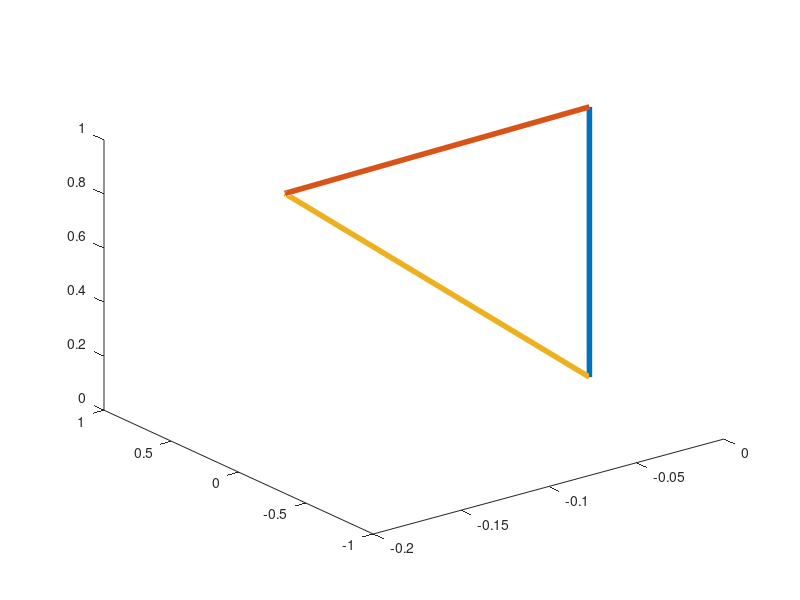

Write MATLAB code to recreate this figure. (Note: this script raises an error after producing the figure.)
close all; clear all; clc;
% building a flat bouncing ball that is rigid
NDIM = 3;

% set angle for cone edges
THETA = 85; % in degrees
THETA_PERT = 5.0;

% initialize arrays
num_nodes = 3;
num_links = 3;
jj = zeros(num_links,1);
kk = zeros(num_links,1);
X = zeros(num_nodes, NDIM);
U = zeros(num_nodes, NDIM);

% set physical parameters
M = ones(num_nodes,1);
M(1:num_nodes) = 5e2*ones(num_nodes,1); % mass of each node
G = 5e3; % magnitude of the gravitational force
Sd = 1e6; % drag force constant

% set numerical parameters
dt = 1e-4;
end_time = 2e-1;
timevec = 0:dt:end_time;

% set positions of nodes around the circumference of the ball
X(1,:) = [0,0,0];
X(2,:) = [cos(THETA*pi/180),0,sin(THETA*pi/180)];
X(3,:) = [-cos(THETA*pi/180),0,sin(THETA*pi/180)];

% perturb initial configuration
PERT = [cos(THETA_PERT*pi/180) 0 -sin(THETA_PERT*pi/180);
        0                      0 0
	sin(THETA_PERT*pi/180) 0 cos(THETA_PERT*pi/180);];
X = (PERT*X')';

% build structure by creating links
jj(1) = 1; kk(1) = 2;
jj(2) = 2; kk(2) = 3;
jj(3) = 3; kk(3) = 1;

% plot initial structure
figure(1);
x = [X(jj,1) X(kk,1)];
y = [X(jj,2) X(kk,2)];
z = [X(jj,3) X(kk,3)];
plot3(x',y',z','linewidth',4)

% make a gravitational force
F_gravity = zeros(num_nodes, NDIM);
F_gravity(:,1) = 0;
F_gravity(:,2) = 0;
F_gravity(:,3) = -G.*M; 

% initialize the position of the center of mass
Xcm = (sum((M.*X))./sum(M))';

% initialize velocity center of mass
Ucm = (sum((M.*U))./sum(M))';

% initialize Xtwiddle
Xtwiddle = zeros(num_nodes,NDIM);
Xtwiddle = X - Xcm';

% initialize the angular velocity
L = zeros(NDIM,1);

% here is the timestep loop
centroid_position = zeros(length(timevec), NDIM);
centroid_velocity = zeros(length(timevec), NDIM);
bottom_position = zeros(length(timevec), NDIM);
for t = 1:length(timevec)

    % this just displays the current simulation time in the matlab window
    disp(timevec(t));	

    % compute moment of inertia tensor
    I = zeros(NDIM, NDIM);
    for k = 1:num_nodes
	I = I + M(k).*( (norm(Xtwiddle(k,:))^2).*eye(NDIM) - Xtwiddle(k,:)'*Xtwiddle(k,:) );
    end     

    % compute the angular velocity
    Omega = I\L;

    % normalize angular velocity if it is nonzero
    if(norm(Omega) > 100*eps)
         unit_Omega = Omega/norm(Omega);
         Omega_cross = [0 -Omega(3) Omega(2); Omega(3) 0 -Omega(1); -Omega(2) Omega(1) 0];
         P_Omega = unit_Omega*unit_Omega';
	 Xtwiddle = ( P_Omega*(Xtwiddle') + cos(norm(Omega)*dt).*(eye(NDIM) - P_Omega)*(Xtwiddle') + sin(norm(Omega)*dt).*(Omega_cross*(Xtwiddle'))./norm(Omega) )';
    end

    % compute net force and net torque
    net_force = zeros(NDIM,1);
    net_torque = zeros(NDIM,1);
    drag_force = F_drag(X,Sd,Ucm);
    for l = 1:num_nodes
    	net_force = net_force + F_gravity(l,:)' + drag_force(l,:)';
        net_torque = net_torque + cross(Xtwiddle(l,:)', F_gravity(l,:)' + drag_force(l,:)');
    end	

    % update the position and velocity for the center of mass
    Ucm = Ucm + (dt/sum(M)).*net_force;
    Xcm = Xcm + dt.*Ucm;

    % update the angular momentum
    L = L + dt.*net_torque;    

    % update positions of individual masses
    X = Xtwiddle + Xcm';

    % store the position of centroid
    bottom_position(t,:) = X(1,:);	
    centroid_position(t,:) = Xcm';
    centroid_velocity(t,:) = Ucm';

    % plot the current position of the ball
    figure(2);
    x = [X(jj,1) X(kk,1)];
    y = [X(jj,2) X(kk,2)];
    z = [X(jj,3) X(kk,3)];
    plot3(x',y',z','linewidth',4)
    view(180,0)
    xlim([-0.7 0.7]);
    pause(0.0001)

    % stop simulation if it blows up.
    if(norm(X)> 1e10)
      break
    end

end

figure(3); hold on
plot(timevec, centroid_position,'linewidth',2)
legend('x','y','z')

figure(4); hold on
plot(timevec, centroid_velocity,'linewidth',2)
legend('x','y','z')

figure(5); hold on
plot(timevec, bottom_position(:,1),'linewidth',2)
legend('x','y','z')

% function which defines a drag force
function Fd = F_drag(X,Sd,Ucm)
    nodes = [1:3];
    Fd = zeros(size(X));
    [foo ind] = min(X);
    othernodes = find(nodes ~= ind(3));
    Xmin = X(ind(3),:);
    X1 = X(othernodes(1),:);
    X2 = X(othernodes(2),:); 
    costheta1 = X1(1)/norm(X1);
    costheta2 = X2(1)/norm(X2);
    Fd(ind(3),3) = Sd*(norm(Ucm)^2)*max([abs(costheta1) abs(costheta2)]);
    Fd(othernodes(1),3) = Sd*(norm(Ucm)^2)*abs(costheta1);
    Fd(othernodes(2),3) = Sd*(norm(Ucm)^2)*abs(costheta2);	
end
